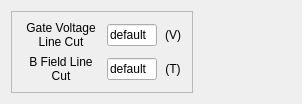
            <widget class="QWidget" name="tab_Back_2">
             <property name="styleSheet">
              <string notr="true">#tab_Back_2{
background-color: rgb(0, 0, 0);
}



</string>
             </property>
             <attribute name="title">
              <string>Back</string>
             </attribute>
             <layout class="QGridLayout" name="gridLayout_15" rowstretch="3,1" columnstretch="1,3">
              <item row="0" column="0" rowspan="2">
               <layout class="QVBoxLayout" name="verticalLayout_6" stretch="3,1">
                <item>
                 <layout class="QHBoxLayout" name="Layout_Voltage_Back_YZ"/>
                </item>
                <item>
                 <widget class="QFrame" name="frame_7">
                  <property name="frameShape">
                   <enum>QFrame::StyledPanel</enum>
                  </property>
                  <property name="frameShadow">
                   <enum>QFrame::Raised</enum>
                  </property>
                  <layout class="QGridLayout" name="gridLayout_16">
                   <item row="0" column="0">
                    <widget class="QLabel" name="label_26">
                     <property name="minimumSize">
                      <size>
                       <width>80</width>
                       <height>20</height>
                      </size>
                     </property>
                     <property name="maximumSize">
                      <size>
                       <width>9999</width>
                       <height>16777215</height>
                      </size>
                     </property>
                     <property name="text">
                      <string>Gate Voltage Line Cut</string>
                     </property>
                     <property name="alignment">
                      <set>Qt::AlignCenter</set>
                     </property>
                     <property name="wordWrap">
                      <bool>true</bool>
                     </property>
                    </widget>
                   </item>
                   <item row="0" column="2">
                    <widget class="QLabel" name="label_27">
                     <property name="minimumSize">
                      <size>
                       <width>20</width>
                       <height>20</height>
                      </size>
                     </property>
                     <property name="text">
                      <string>(V)</string>
                     </property>
                     <property name="alignment">
                      <set>Qt::AlignCenter</set>
                     </property>
                    </widget>
                   </item>
                   <item row="0" column="1">
                    <widget class="QLineEdit" name="lineEdit_Voltage_Back_YZLineCut">
                     <property name="sizePolicy">
                      <sizepolicy hsizetype="Expanding" vsizetype="Fixed">
                       <horstretch>0</horstretch>
                       <verstretch>0</verstretch>
                      </sizepolicy>
                     </property>
                     <property name="minimumSize">
                      <size>
                       <width>50</width>
                       <height>20</height>
                      </size>
                     </property>
                     <property name="maximumSize">
                      <size>
                       <width>16777215</width>
                       <height>16777215</height>
                      </size>
                     </property>
                     <property name="text">
                      <string>default</string>
                     </property>
                    </widget>
                   </item>
                   <item row="1" column="0">
                    <widget class="QLabel" name="label_28">
                     <property name="minimumSize">
                      <size>
                       <width>80</width>
                       <height>20</height>
                      </size>
                     </property>
                     <property name="maximumSize">
                      <size>
                       <width>9999</width>
                       <height>16777215</height>
                      </size>
                     </property>
                     <property name="text">
                      <string>B Field Line Cut</string>
                     </property>
                     <property name="alignment">
                      <set>Qt::AlignCenter</set>
                     </property>
                     <property name="wordWrap">
                      <bool>true</bool>
                     </property>
                    </widget>
                   </item>
                   <item row="1" column="1">
                    <widget class="QLineEdit" name="lineEdit_Voltage_Back_XZLineCut">
                     <property name="sizePolicy">
                      <sizepolicy hsizetype="Expanding" vsizetype="Fixed">
                       <horstretch>0</horstretch>
                       <verstretch>0</verstretch>
                      </sizepolicy>
                     </property>
                     <property name="minimumSize">
                      <size>
                       <width>50</width>
                       <height>20</height>
                      </size>
                     </property>
                     <property name="maximumSize">
                      <size>
                       <width>16777215</width>
                       <height>16777215</height>
                      </size>
                     </property>
                     <property name="text">
                      <string>default</string>
                     </property>
                    </widget>
                   </item>
                   <item row="1" column="2">
                    <widget class="QLabel" name="label_29">
                     <property name="minimumSize">
                      <size>
                       <width>20</width>
                       <height>20</height>
                      </size>
                     </property>
                     <property name="text">
                      <string>(T)</string>
                     </property>
                     <property name="alignment">
                      <set>Qt::AlignCenter</set>
                     </property>
                    </widget>
                   </item>
                  </layout>
                 </widget>
                </item>
               </layout>
              </item>
              <item row="0" column="1">
               <layout class="QHBoxLayout" name="Layout_Voltage_Back_2DPlot"/>
              </item>
              <item row="1" column="1">
               <layout class="QHBoxLayout" name="horizontalLayout_8" stretch="4,1">
                <property name="sizeConstraint">
                 <enum>QLayout::SetNoConstraint</enum>
                </property>
                <item>
                 <layout class="QHBoxLayout" name="Layout_Voltage_Back_XZ"/>
                </item>
                <item>
                 <spacer name="horizontalSpacer_10">
                  <property name="orientation">
                   <enum>Qt::Horizontal</enum>
                  </property>
                  <property name="sizeHint" stdset="0">
                   <size>
                    <width>40</width>
                    <height>20</height>
                   </size>
                  </property>
                 </spacer>
                </item>
               </layout>
              </item>
             </layout>
            </widget>
